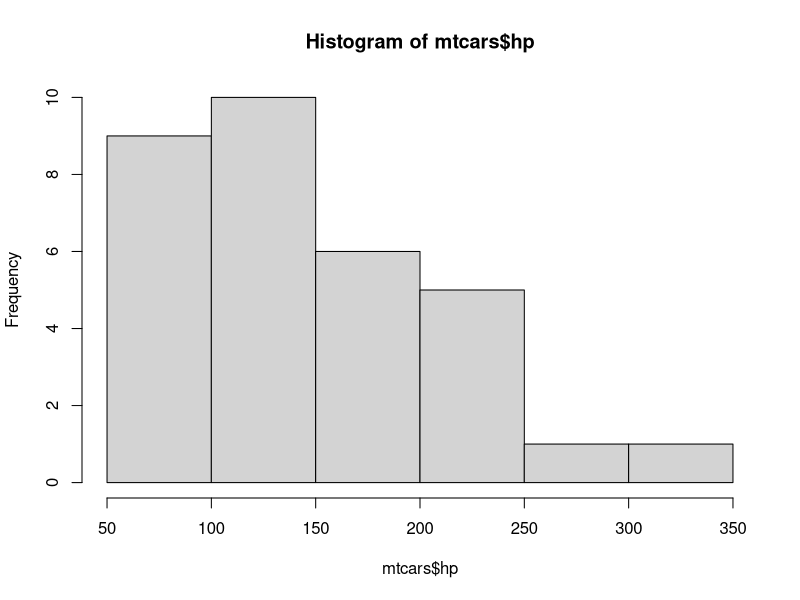
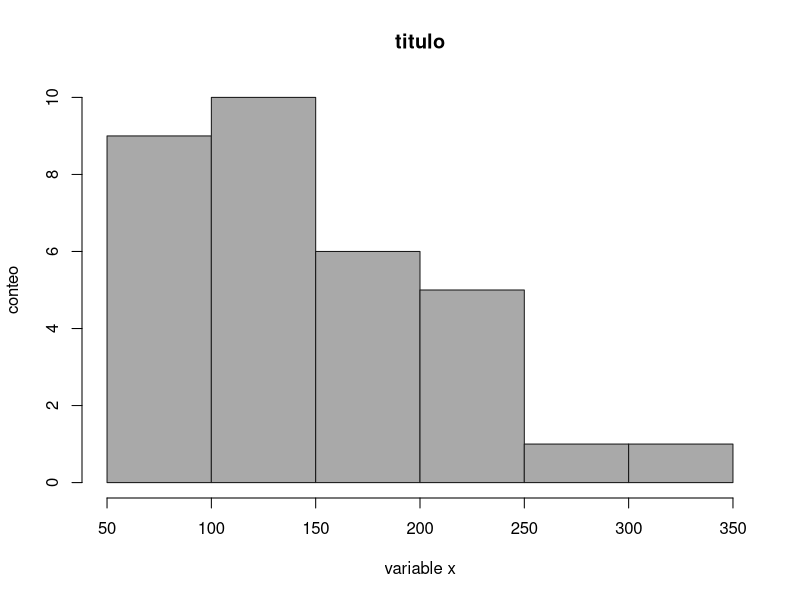
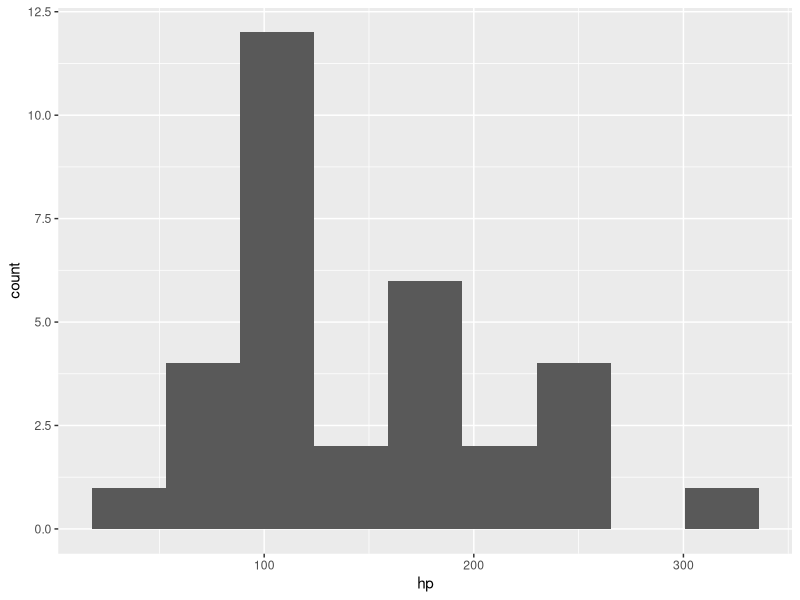
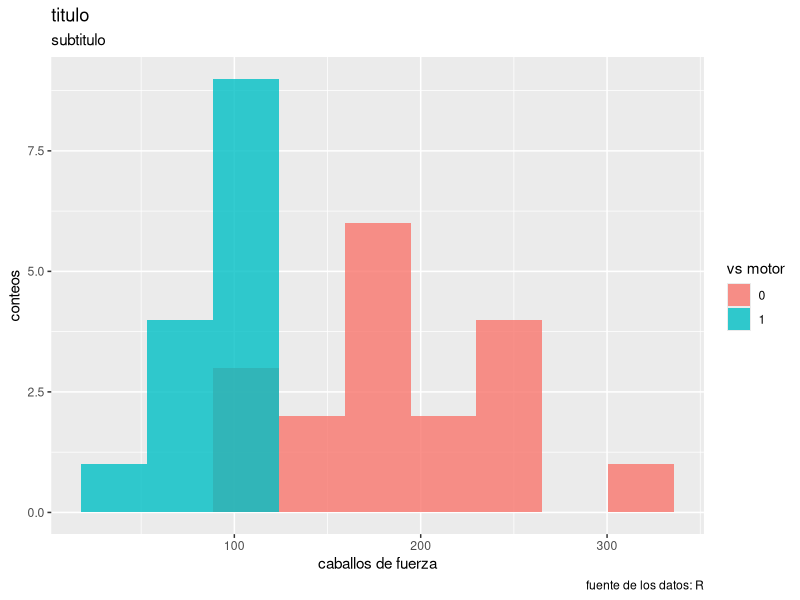

Source code (R) for these figures, in order:
## ---- chunk 1
data("mtcars")
## ---- chunk 2
# Caballos de Fuerza
hist(mtcars$hp)
## ---- chunk 3
hist(mtcars$hp,
     breaks = seq(50, 350, 50),
     col = 'darkgray',
     border = 'gray10', 
     main = 'titulo',
     xlab = 'variable x',
     ylab = 'conteo')
## ---- chunk 4
# install.packages("ggplot2")
library(ggplot2)
## ---- chunk 5
ggplot(data = mtcars,
        mapping = aes (x = hp)) +
    geom_histogram(bins = 9)
## ---- chunk 6
ggplot(data = mtcars,
       mapping = aes (x = hp,
                      fill = factor (vs)))+
   geom_histogram(bins = 9,
                   position = 'identity',
                   alpha = 0.8) +
   labs(title = 'titulo',
        fill = 'vs motor',
        x = 'caballos de fuerza',
        y = 'conteos', 
        subtitle = 'subtitulo',
        caption = 'fuente de los datos: R')
